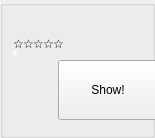
       <widget class="QGroupBox" name="groupBox0">
        <property name="minimumSize">
         <size>
          <width>155</width>
          <height>138</height>
         </size>
        </property>
        <property name="maximumSize">
         <size>
          <width>155</width>
          <height>138</height>
         </size>
        </property>
        <property name="title">
         <string />
        </property>
        <widget class="MyAvatarLabel" name="label_Avatar0">
         <property name="geometry">
          <rect>
           <x>12</x>
           <y>64</y>
           <width>50</width>
           <height>50</height>
          </rect>
         </property>
         <property name="minimumSize">
          <size>
           <width>50</width>
           <height>50</height>
          </size>
         </property>
         <property name="maximumSize">
          <size>
           <width>50</width>
           <height>50</height>
          </size>
         </property>
         <property name="scaledContents">
          <bool>true</bool>
         </property>
        </widget>
        <widget class="MyNameLabel" name="label_PlayerName0">
         <property name="geometry">
          <rect>
           <x>11</x>
           <y>115</y>
           <width>136</width>
           <height>15</height>
          </rect>
         </property>
         <property name="minimumSize">
          <size>
           <width>136</width>
           <height>15</height>
          </size>
         </property>
         <property name="maximumSize">
          <size>
           <width>136</width>
           <height>15</height>
          </size>
         </property>
         <property name="alignment">
          <set>Qt::AlignLeading|Qt::AlignLeft|Qt::AlignTop</set>
         </property>
         <property name="openExternalLinks">
          <bool>true</bool>
         </property>
        </widget>
        <widget class="MySetLabel" name="textLabel_Set0">
         <property name="geometry">
          <rect>
           <x>57</x>
           <y>1</y>
           <width>100</width>
           <height>15</height>
          </rect>
         </property>
         <property name="minimumSize">
          <size>
           <width>100</width>
           <height>15</height>
          </size>
         </property>
         <property name="maximumSize">
          <size>
           <width>100</width>
           <height>15</height>
          </size>
         </property>
         <property name="alignment">
          <set>Qt::AlignHCenter|Qt::AlignTop</set>
         </property>
        </widget>
        <widget class="MyCashLabel" name="textLabel_Cash0">
         <property name="geometry">
          <rect>
           <x>54</x>
           <y>101</y>
           <width>90</width>
           <height>15</height>
          </rect>
         </property>
         <property name="minimumSize">
          <size>
           <width>90</width>
           <height>15</height>
          </size>
         </property>
         <property name="maximumSize">
          <size>
           <width>90</width>
           <height>15</height>
          </size>
         </property>
         <property name="layoutDirection">
          <enum>Qt::LeftToRight</enum>
         </property>
         <property name="alignment">
          <set>Qt::AlignRight|Qt::AlignTrailing|Qt::AlignVCenter</set>
         </property>
        </widget>
        <widget class="QLabel" name="textLabel_Button0">
         <property name="geometry">
          <rect>
           <x>23</x>
           <y>2</y>
           <width>28</width>
           <height>28</height>
          </rect>
         </property>
         <property name="minimumSize">
          <size>
           <width>28</width>
           <height>28</height>
          </size>
         </property>
         <property name="maximumSize">
          <size>
           <width>28</width>
           <height>28</height>
          </size>
         </property>
         <property name="text">
          <string />
         </property>
         <property name="scaledContents">
          <bool>true</bool>
         </property>
        </widget>
        <widget class="MyCardsPixmapLabel" name="pixmapLabel_card0a">
         <property name="geometry">
          <rect>
           <x>71</x>
           <y>25</y>
           <width>48</width>
           <height>76</height>
          </rect>
         </property>
         <property name="minimumSize">
          <size>
           <width>48</width>
           <height>76</height>
          </size>
         </property>
         <property name="maximumSize">
          <size>
           <width>48</width>
           <height>76</height>
          </size>
         </property>
         <property name="scaledContents">
          <bool>true</bool>
         </property>
        </widget>
        <widget class="MyCardsPixmapLabel" name="pixmapLabel_card0b">
         <property name="geometry">
          <rect>
           <x>95</x>
           <y>25</y>
           <width>48</width>
           <height>76</height>
          </rect>
         </property>
         <property name="minimumSize">
          <size>
           <width>48</width>
           <height>76</height>
          </size>
         </property>
         <property name="maximumSize">
          <size>
           <width>48</width>
           <height>76</height>
          </size>
         </property>
         <property name="scaledContents">
          <bool>true</bool>
         </property>
        </widget>
        <widget class="MyStatusLabel" name="textLabel_Status0">
         <property name="geometry">
          <rect>
           <x>-10</x>
           <y>22</y>
           <width>100</width>
           <height>40</height>
          </rect>
         </property>
         <property name="minimumSize">
          <size>
           <width>100</width>
           <height>40</height>
          </size>
         </property>
         <property name="maximumSize">
          <size>
           <width>100</width>
           <height>40</height>
          </size>
         </property>
         <property name="alignment">
          <set>Qt::AlignCenter</set>
         </property>
        </widget>
        <widget class="MyTimeoutLabel" name="label_Timeout0">
         <property name="geometry">
          <rect>
           <x>11</x>
           <y>55</y>
           <width>50</width>
           <height>7</height>
          </rect>
         </property>
         <property name="minimumSize">
          <size>
           <width>50</width>
           <height>7</height>
          </size>
         </property>
         <property name="maximumSize">
          <size>
           <width>50</width>
           <height>7</height>
          </size>
         </property>
         <property name="text">
          <string />
         </property>
        </widget>
        <widget class="MyActionButton" name="pushButton_showMyCards">
         <property name="geometry">
          <rect>
           <x>58</x>
           <y>60</y>
           <width>100</width>
           <height>60</height>
          </rect>
         </property>
         <property name="minimumSize">
          <size>
           <width>100</width>
           <height>60</height>
          </size>
         </property>
         <property name="maximumSize">
          <size>
           <width>100</width>
           <height>60</height>
          </size>
         </property>
         <property name="focusPolicy">
          <enum>Qt::NoFocus</enum>
         </property>
         <property name="text">
          <string notr="true">Show!</string>
         </property>
        </widget>
        <widget class="QLabel" name="label_playerTip0">
         <property name="geometry">
          <rect>
           <x>12</x>
           <y>46</y>
           <width>16</width>
           <height>17</height>
          </rect>
         </property>
         <property name="text">
          <string notr="true">&lt;!DOCTYPE HTML PUBLIC "-//W3C//DTD HTML 4.0//EN" "http://www.w3.org/TR/REC-html40/strict.dtd"&gt;
&lt;html&gt;&lt;head&gt;&lt;meta name="qrichtext" content="1" /&gt;&lt;style type="text/css"&gt;
p, li { white-space: pre-wrap; }
&lt;/style&gt;&lt;/head&gt;&lt;body style=" font-family:'Ubuntu'; font-size:11pt; font-weight:400; font-style:normal;"&gt;
&lt;p style=" margin-top:0px; margin-bottom:0px; margin-left:0px; margin-right:0px; -qt-block-indent:0; text-indent:0px;"&gt;&lt;span style=" font-weight:600; color:#ffffff;"&gt;*&lt;/span&gt;&lt;/p&gt;&lt;/body&gt;&lt;/html&gt;</string>
         </property>
        </widget>
        <widget class="QLabel" name="label_Star30">
         <property name="geometry">
          <rect>
           <x>33</x>
           <y>36</y>
           <width>12</width>
           <height>12</height>
          </rect>
         </property>
         <property name="text">
          <string notr="true">&lt;a&gt;&amp;#9734;&lt;/a&gt;</string>
         </property>
        </widget>
        <widget class="QLabel" name="label_Star20">
         <property name="geometry">
          <rect>
           <x>23</x>
           <y>36</y>
           <width>12</width>
           <height>12</height>
          </rect>
         </property>
         <property name="text">
          <string notr="true">&lt;a&gt;&amp;#9734;&lt;/a&gt;</string>
         </property>
        </widget>
        <widget class="QLabel" name="label_Star50">
         <property name="geometry">
          <rect>
           <x>53</x>
           <y>36</y>
           <width>12</width>
           <height>12</height>
          </rect>
         </property>
         <property name="text">
          <string notr="true">&lt;a&gt;&amp;#9734;&lt;/a&gt;</string>
         </property>
        </widget>
        <widget class="QLabel" name="label_Star40">
         <property name="geometry">
          <rect>
           <x>43</x>
           <y>36</y>
           <width>12</width>
           <height>12</height>
          </rect>
         </property>
         <property name="text">
          <string notr="true">&lt;a&gt;&amp;#9734;&lt;/a&gt;</string>
         </property>
        </widget>
        <widget class="QLabel" name="label_Star10">
         <property name="geometry">
          <rect>
           <x>13</x>
           <y>36</y>
           <width>12</width>
           <height>12</height>
          </rect>
         </property>
         <property name="text">
          <string notr="true">&lt;a&gt;&amp;#9734;&lt;/a&gt;</string>
         </property>
        </widget>
       </widget>
